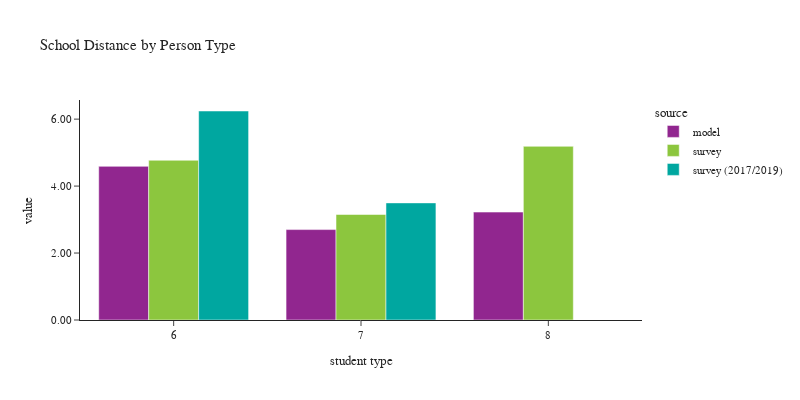

The notebook cell saved with this chart:
### Code cell
plot_school_location(df_students[df_students['pptyp'].isin([6,7,8])], 
                     'pptyp', 'Person Type', 'student type')

### Figure 1 — Plotly figure (JSON) as saved in the notebook; plotly's stock layout.template omitted (floating-point values rounded to 4 significant figures)
{"data": [{"alignmentgroup": "True", "customdata": [[127559], [534375], [49634]], "hovertemplate": "source=model<br>pptyp=%{x}<br>value=%{y}<br>sample count=%{customdata[0]}<extra></extra>", "legendgroup": "model", "marker": {"color": "#91268F", "pattern": {"shape": ""}}, "name": "model", "offsetgroup": "model", "orientation": "v", "showlegend": true, "textposition": "auto", "type": "bar", "x": [6, 7, 8], "xaxis": "x", "y": [4.589, 2.7, 3.223], "yaxis": "y"}, {"alignmentgroup": "True", "customdata": [[48], [515], [132]], "hovertemplate": "source=survey<br>pptyp=%{x}<br>value=%{y}<br>sample count=%{customdata[0]}<extra></extra>", "legendgroup": "survey", "marker": {"color": "#8CC63E", "pattern": {"shape": ""}}, "name": "survey", "offsetgroup": "survey", "orientation": "v", "showlegend": true, "textposition": "auto", "type": "bar", "x": [6, 7, 8], "xaxis": "x", "y": [4.771, 3.152, 5.188], "yaxis": "y"}, {"alignmentgroup": "True", "customdata": [[81], [370]], "hovertemplate": "source=survey (2017/2019)<br>pptyp=%{x}<br>value=%{y}<br>sample count=%{customdata[0]}<extra></extra>", "legendgroup": "survey (2017/2019)", "marker": {"color": "#00A7A0", "pattern": {"shape": ""}}, "name": "survey (2017/2019)", "offsetgroup": "survey (2017/2019)", "orientation": "v", "showlegend": true, "textposition": "auto", "type": "bar", "x": [6, 7], "xaxis": "x", "y": [6.243, 3.498], "yaxis": "y"}], "layout": {"barmode": "group", "font": {"size": 11}, "height": 400, "legend": {"title": {"text": "source"}, "tracegroupgap": 0}, "title": {"text": "School Distance by Person Type"}, "width": 800, "xaxis": {"anchor": "y", "domain": [0.0, 1.0], "title": {"text": "student type"}}, "yaxis": {"anchor": "x", "domain": [0.0, 1.0], "tickformat": ".2f", "title": {"text": "value"}}}}
